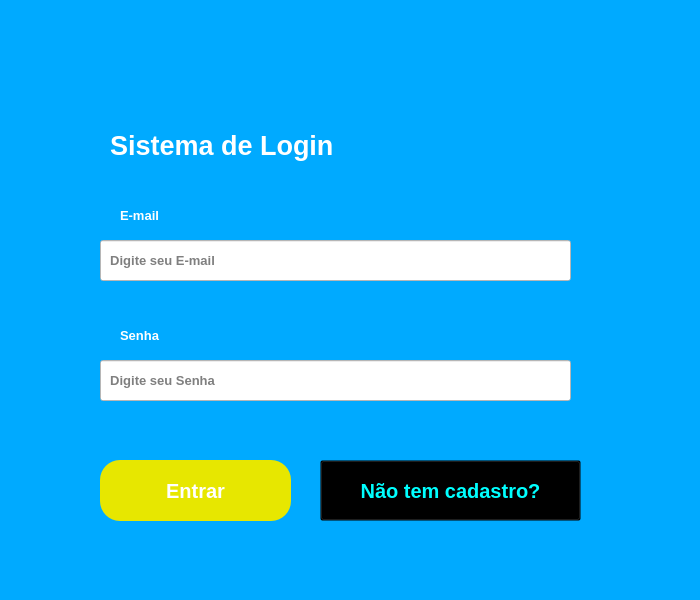
<?xml version="1.0" encoding="UTF-8"?>
<ui version="4.0">
 <class>MainWindow</class>
 <widget class="QMainWindow" name="MainWindow">
  <property name="geometry">
   <rect>
    <x>0</x>
    <y>0</y>
    <width>700</width>
    <height>600</height>
   </rect>
  </property>
  <property name="windowTitle">
   <string>MainWindow</string>
  </property>
  <widget class="QWidget" name="centralwidget">
   <widget class="QStackedWidget" name="gerenciador_telas">
    <property name="geometry">
     <rect>
      <x>0</x>
      <y>0</y>
      <width>701</width>
      <height>601</height>
     </rect>
    </property>
    <property name="styleSheet">
     <string notr="true">background-color: rgb(0, 170, 255);
</string>
    </property>
    <property name="currentIndex">
     <number>0</number>
    </property>
    <widget class="QWidget" name="login">
     <widget class="QLabel" name="label">
      <property name="geometry">
       <rect>
        <x>110</x>
        <y>120</y>
        <width>341</width>
        <height>51</height>
       </rect>
      </property>
      <property name="font">
       <font>
        <pointsize>20</pointsize>
        <weight>75</weight>
        <bold>true</bold>
       </font>
      </property>
      <property name="styleSheet">
       <string notr="true">color: rgb(255, 255, 255);</string>
      </property>
      <property name="text">
       <string>Sistema de Login</string>
      </property>
     </widget>
     <widget class="QLabel" name="label_2">
      <property name="geometry">
       <rect>
        <x>120</x>
        <y>200</y>
        <width>131</width>
        <height>31</height>
       </rect>
      </property>
      <property name="font">
       <font>
        <pointsize>10</pointsize>
        <weight>75</weight>
        <bold>true</bold>
       </font>
      </property>
      <property name="styleSheet">
       <string notr="true">color: rgb(255, 255, 255);</string>
      </property>
      <property name="text">
       <string>E-mail</string>
      </property>
     </widget>
     <widget class="QLineEdit" name="lineEdit">
      <property name="geometry">
       <rect>
        <x>100</x>
        <y>240</y>
        <width>471</width>
        <height>41</height>
       </rect>
      </property>
      <property name="font">
       <font>
        <pointsize>10</pointsize>
        <weight>75</weight>
        <bold>true</bold>
       </font>
      </property>
      <property name="styleSheet">
       <string notr="true">background-color: rgb(255, 255, 255);</string>
      </property>
      <property name="placeholderText">
       <string>  Digite seu E-mail</string>
      </property>
     </widget>
     <widget class="QLabel" name="label_3">
      <property name="geometry">
       <rect>
        <x>120</x>
        <y>320</y>
        <width>131</width>
        <height>31</height>
       </rect>
      </property>
      <property name="font">
       <font>
        <pointsize>10</pointsize>
        <weight>75</weight>
        <bold>true</bold>
       </font>
      </property>
      <property name="styleSheet">
       <string notr="true">color: rgb(255, 255, 255);</string>
      </property>
      <property name="text">
       <string>Senha</string>
      </property>
     </widget>
     <widget class="QLineEdit" name="lineEdit_2">
      <property name="geometry">
       <rect>
        <x>100</x>
        <y>360</y>
        <width>471</width>
        <height>41</height>
       </rect>
      </property>
      <property name="font">
       <font>
        <pointsize>10</pointsize>
        <weight>75</weight>
        <bold>true</bold>
       </font>
      </property>
      <property name="styleSheet">
       <string notr="true">background-color: rgb(255, 255, 255);</string>
      </property>
      <property name="inputMethodHints">
       <set>Qt::ImhHiddenText|Qt::ImhNoAutoUppercase|Qt::ImhNoPredictiveText|Qt::ImhSensitiveData</set>
      </property>
      <property name="echoMode">
       <enum>QLineEdit::Password</enum>
      </property>
      <property name="placeholderText">
       <string>  Digite seu Senha</string>
      </property>
     </widget>
     <widget class="QPushButton" name="pushButton">
      <property name="geometry">
       <rect>
        <x>100</x>
        <y>460</y>
        <width>191</width>
        <height>61</height>
       </rect>
      </property>
      <property name="font">
       <font>
        <pointsize>15</pointsize>
        <weight>75</weight>
        <bold>true</bold>
       </font>
      </property>
      <property name="styleSheet">
       <string notr="true">color: rgb(255, 255, 255);
background-color: rgb(231, 231, 0);
border-radius: 20px;</string>
      </property>
      <property name="text">
       <string>Entrar</string>
      </property>
     </widget>
     <widget class="QPushButton" name="pushButton_2">
      <property name="geometry">
       <rect>
        <x>320</x>
        <y>460</y>
        <width>261</width>
        <height>61</height>
       </rect>
      </property>
      <property name="font">
       <font>
        <pointsize>15</pointsize>
        <weight>75</weight>
        <bold>true</bold>
       </font>
      </property>
      <property name="styleSheet">
       <string notr="true">color: rgb(0, 255, 255);
background-color: transparent;</string>
      </property>
      <property name="text">
       <string>Não tem cadastro?</string>
      </property>
     </widget>
    </widget>
    <widget class="QWidget" name="cadastro">
     <widget class="QLabel" name="label_6">
      <property name="geometry">
       <rect>
        <x>150</x>
        <y>100</y>
        <width>131</width>
        <height>31</height>
       </rect>
      </property>
      <property name="font">
       <font>
        <pointsize>10</pointsize>
        <weight>75</weight>
        <bold>true</bold>
       </font>
      </property>
      <property name="styleSheet">
       <string notr="true">color: rgb(255, 255, 255);</string>
      </property>
      <property name="text">
       <string>Nome</string>
      </property>
     </widget>
     <widget class="QLineEdit" name="lineEdit_3">
      <property name="geometry">
       <rect>
        <x>130</x>
        <y>140</y>
        <width>471</width>
        <height>41</height>
       </rect>
      </property>
      <property name="font">
       <font>
        <pointsize>10</pointsize>
        <weight>75</weight>
        <bold>true</bold>
       </font>
      </property>
      <property name="styleSheet">
       <string notr="true">background-color: rgb(255, 255, 255);</string>
      </property>
      <property name="text">
       <string/>
      </property>
      <property name="placeholderText">
       <string>  Digite seu E-mail</string>
      </property>
     </widget>
     <widget class="QLabel" name="label_7">
      <property name="geometry">
       <rect>
        <x>150</x>
        <y>199</y>
        <width>131</width>
        <height>31</height>
       </rect>
      </property>
      <property name="font">
       <font>
        <pointsize>10</pointsize>
        <weight>75</weight>
        <bold>true</bold>
       </font>
      </property>
      <property name="styleSheet">
       <string notr="true">color: rgb(255, 255, 255);</string>
      </property>
      <property name="text">
       <string>E-mail</string>
      </property>
     </widget>
     <widget class="QLineEdit" name="lineEdit_4">
      <property name="geometry">
       <rect>
        <x>130</x>
        <y>239</y>
        <width>471</width>
        <height>41</height>
       </rect>
      </property>
      <property name="font">
       <font>
        <pointsize>10</pointsize>
        <weight>75</weight>
        <bold>true</bold>
       </font>
      </property>
      <property name="styleSheet">
       <string notr="true">background-color: rgb(255, 255, 255);</string>
      </property>
      <property name="placeholderText">
       <string>  Digite seu nome</string>
      </property>
     </widget>
     <widget class="QLabel" name="label_8">
      <property name="geometry">
       <rect>
        <x>150</x>
        <y>300</y>
        <width>131</width>
        <height>31</height>
       </rect>
      </property>
      <property name="font">
       <font>
        <pointsize>10</pointsize>
        <weight>75</weight>
        <bold>true</bold>
       </font>
      </property>
      <property name="styleSheet">
       <string notr="true">color: rgb(255, 255, 255);</string>
      </property>
      <property name="text">
       <string>Senha</string>
      </property>
     </widget>
     <widget class="QLineEdit" name="lineEdit_5">
      <property name="geometry">
       <rect>
        <x>130</x>
        <y>340</y>
        <width>471</width>
        <height>41</height>
       </rect>
      </property>
      <property name="font">
       <font>
        <pointsize>10</pointsize>
        <weight>75</weight>
        <bold>true</bold>
       </font>
      </property>
      <property name="styleSheet">
       <string notr="true">background-color: rgb(255, 255, 255);</string>
      </property>
      <property name="echoMode">
       <enum>QLineEdit::Password</enum>
      </property>
      <property name="placeholderText">
       <string>  Digite seua senha</string>
      </property>
     </widget>
     <widget class="QLabel" name="label_9">
      <property name="geometry">
       <rect>
        <x>150</x>
        <y>400</y>
        <width>131</width>
        <height>31</height>
       </rect>
      </property>
      <property name="font">
       <font>
        <pointsize>10</pointsize>
        <weight>75</weight>
        <bold>true</bold>
       </font>
      </property>
      <property name="styleSheet">
       <string notr="true">color: rgb(255, 255, 255);</string>
      </property>
      <property name="text">
       <string>Confirmar senha</string>
      </property>
     </widget>
     <widget class="QLineEdit" name="lineEdit_6">
      <property name="geometry">
       <rect>
        <x>130</x>
        <y>440</y>
        <width>471</width>
        <height>41</height>
       </rect>
      </property>
      <property name="font">
       <font>
        <pointsize>10</pointsize>
        <weight>75</weight>
        <bold>true</bold>
       </font>
      </property>
      <property name="styleSheet">
       <string notr="true">background-color: rgb(255, 255, 255);</string>
      </property>
      <property name="text">
       <string/>
      </property>
      <property name="echoMode">
       <enum>QLineEdit::Password</enum>
      </property>
      <property name="placeholderText">
       <string>Digite sua senha novamente</string>
      </property>
     </widget>
     <widget class="QPushButton" name="pushButton_3">
      <property name="geometry">
       <rect>
        <x>270</x>
        <y>520</y>
        <width>211</width>
        <height>61</height>
       </rect>
      </property>
      <property name="font">
       <font>
        <pointsize>13</pointsize>
        <weight>75</weight>
        <bold>true</bold>
       </font>
      </property>
      <property name="styleSheet">
       <string notr="true">color: rgb(255, 255, 255);
background-color: rgb(231, 231, 0);
border-radius: 20px;</string>
      </property>
      <property name="text">
       <string>Pronto!</string>
      </property>
     </widget>
     <widget class="QLabel" name="label_5">
      <property name="geometry">
       <rect>
        <x>90</x>
        <y>40</y>
        <width>341</width>
        <height>51</height>
       </rect>
      </property>
      <property name="font">
       <font>
        <pointsize>20</pointsize>
        <weight>75</weight>
        <bold>true</bold>
       </font>
      </property>
      <property name="styleSheet">
       <string notr="true">color: rgb(255, 255, 255);</string>
      </property>
      <property name="text">
       <string>Cadastro</string>
      </property>
     </widget>
    </widget>
   </widget>
  </widget>
 </widget>
 <resources/>
 <connections/>
</ui>
